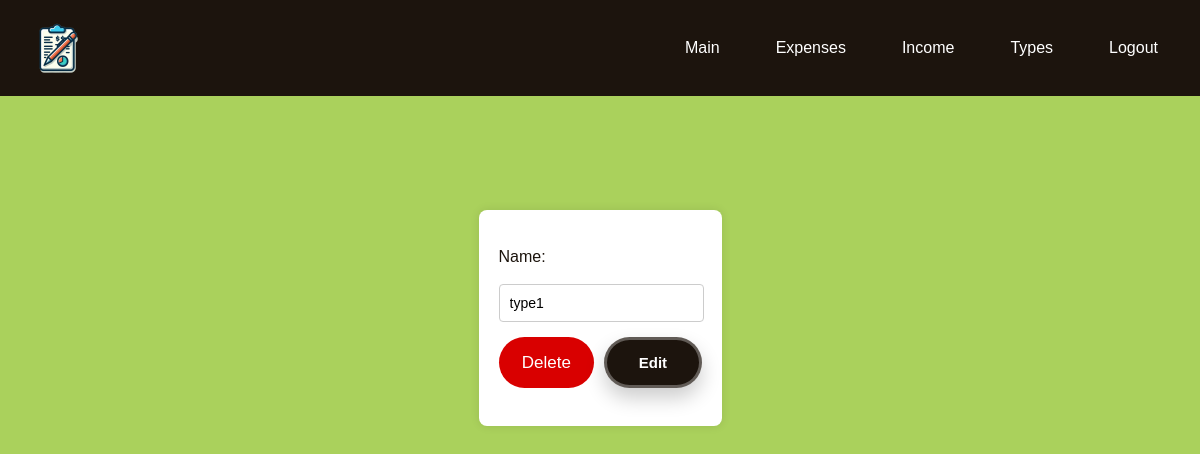
/types/list/1, run on an earlier commit of the app's database.
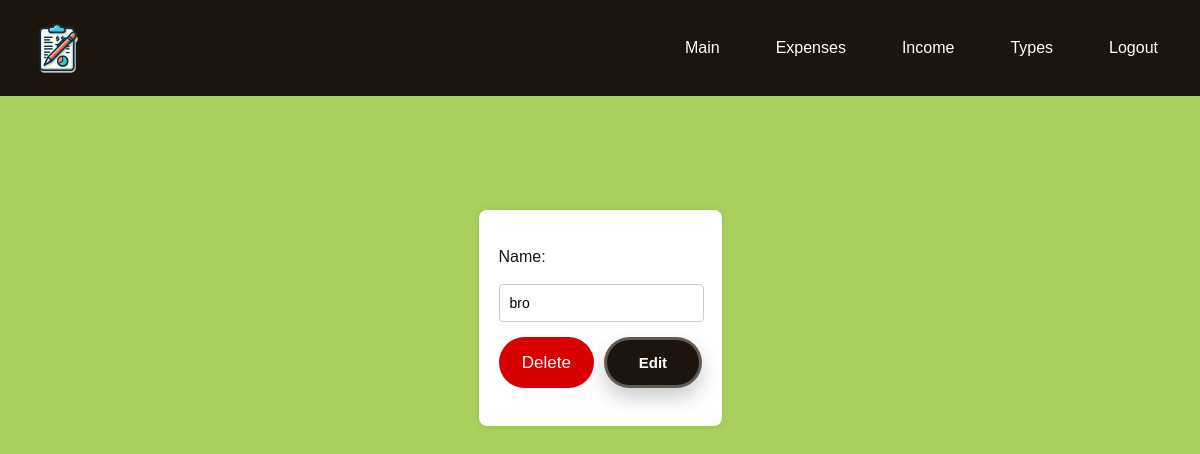
And on a later commit of the database.
### tables this page shows
CREATE TABLE type (
            id INTEGER PRIMARY KEY AUTOINCREMENT,
            name TEXT UNIQUE NOT NULL 
        );

### routes.py (the view, shortened to what this page needs)
@app.route("/types/list/<int:id>")
def seetype(id):
    conn = sqlite3.connect('finance.db')
    cursor = conn.cursor()
    cursor.execute("SELECT name FROM type WHERE id = ?", (id, ))
    name_val = cursor.fetchone()[0]
    return render_template('edit_types.html', val=name_val, id=id)

### templates/edit_types.html (shortened to what this page needs)
{% extends 'main_layout.html' %}
{% block head %}
  <link rel="stylesheet" type="text/css" href="{{ url_for('static', filename='CSS/form.css') }}">
{% endblock %}
{% block content %}
  <br><br><br>
  <form id="dynamicForm" method="post">
    <label for="name">Name:</label>
    <input type="text" name="name" value="{{ val }}" required>
    <div class="button-container">
      <button type="button" class="shake_btn" onclick="submitForm('delete')">Delete</button>
      <button type="button" class="apply_btn" onclick="submitForm('edit')">Edit</button>
    </div>
  </form>
{% endblock %}

What changed in the data, as far as the page shows it:
changed type: name "type1" → "bro"
